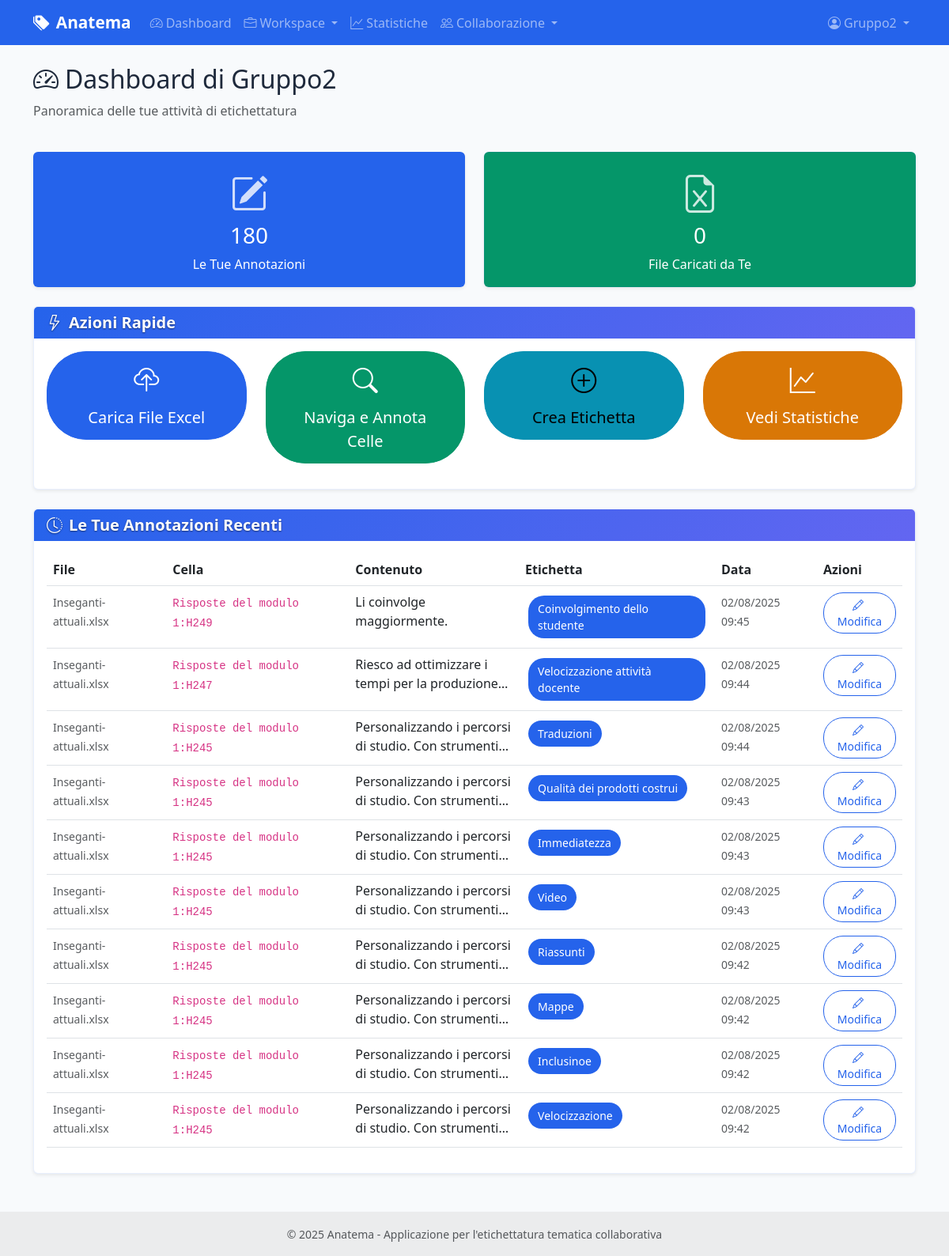
Screenshot of /dashboard (signed in) with the database file from the repository.
### models.py (models this page shows, shortened)
class User(UserMixin, db.Model):
    id = db.Column(db.Integer, primary_key=True)
    username = db.Column(db.String(80), unique=True, nullable=False)
    email = db.Column(db.String(120), unique=True, nullable=False)
    password_hash = db.Column(db.String(255), nullable=False)
    role = db.Column(db.String(20), default='annotatore')  # 'amministratore' o 'annotatore'
    is_active = db.Column(db.Boolean, default=True)
    last_login = db.Column(db.DateTime)
    created_at = db.Column(db.DateTime, default=datetime.utcnow)
    updated_at = db.Column(db.DateTime, default=datetime.utcnow, onupdate=datetime.utcnow)
    annotations = db.relationship('CellAnnotation', foreign_keys='CellAnnotation.user_id', backref='user', lazy=True)
    def can_manage_users(self):
        return self.role == 'amministratore'

class CellAnnotation(db.Model):
    id = db.Column(db.Integer, primary_key=True)
    text_cell_id = db.Column(db.Integer, db.ForeignKey('text_cell.id'), nullable=False)
    label_id = db.Column(db.Integer, db.ForeignKey('label.id'), nullable=False)
    user_id = db.Column(db.Integer, db.ForeignKey('user.id'), nullable=False)
    created_at = db.Column(db.DateTime, default=datetime.utcnow)
    updated_at = db.Column(db.DateTime, default=datetime.utcnow, onupdate=datetime.utcnow)
    is_ai_generated = db.Column(db.Boolean, default=False)
    ai_confidence = db.Column(db.Float)  # Confidence score 0-1
    ai_model = db.Column(db.String(100))  # Modello AI utilizzato
    ai_provider = db.Column(db.String(20))  # Provider AI (ollama/openrouter)
    status = db.Column(db.String(20), default='active')  # active, pending_review, rejected
    reviewed_by = db.Column(db.Integer, db.ForeignKey('user.id'))  # Chi ha approvato/rifiutato
    reviewed_at = db.Column(db.DateTime)
    text_cell = db.relationship('TextCell', backref='annotations')
    reviewer = db.relationship('User', foreign_keys=[reviewed_by])

class ExcelFile(db.Model):
    id = db.Column(db.Integer, primary_key=True)
    filename = db.Column(db.String(255), nullable=False)
    original_filename = db.Column(db.String(255), nullable=False)
    file_path = db.Column(db.String(500), nullable=False)
    uploaded_by = db.Column(db.Integer, db.ForeignKey('user.id'), nullable=False)
    uploaded_at = db.Column(db.DateTime, default=datetime.utcnow)
    project_id = db.Column(db.Integer, db.ForeignKey('projects.id'), nullable=True)
    uploader = db.relationship('User', backref='uploaded_files')
    text_cells = db.relationship('TextCell', backref='excel_file', lazy=True, cascade='all, delete-orphan')

class TextCell(db.Model):
    id = db.Column(db.Integer, primary_key=True)
    excel_file_id = db.Column(db.Integer, db.ForeignKey('excel_file.id'), nullable=False)
    sheet_name = db.Column(db.String(100), nullable=False)
    row_index = db.Column(db.Integer, nullable=False)
    column_index = db.Column(db.Integer, nullable=False)
    column_name = db.Column(db.String(100))
    text_content = db.Column(db.Text, nullable=False)
    question_type = db.Column(db.String(20))  # 'aperta', 'chiusa_binaria', 'chiusa_multipla', 'likert', 'anagrafica', 'numerica'
    created_at = db.Column(db.DateTime, default=datetime.utcnow)
    @property
    def cell_reference(self):
        from openpyxl.utils import get_column_letter
        return f"{get_column_letter(self.column_index + 1)}{self.row_index + 1}"

class Label(db.Model):
    id = db.Column(db.Integer, primary_key=True)
    name = db.Column(db.String(100), nullable=False, unique=True)
    description = db.Column(db.Text)
    category_id = db.Column(db.Integer, db.ForeignKey('category.id'), nullable=True)
    category = db.Column(db.String(50))  # Manteniamo per compatibilità, sarà deprecato
    color = db.Column(db.String(7), default='#007bff')  # Colore HEX
    is_active = db.Column(db.Boolean, default=True)  # Soft delete
    created_at = db.Column(db.DateTime, default=datetime.utcnow)
    updated_at = db.Column(db.DateTime, default=datetime.utcnow, onupdate=datetime.utcnow)
    annotations = db.relationship('CellAnnotation', backref='label', lazy=True, cascade='all, delete-orphan')
    category_obj = db.relationship('Category', foreign_keys=[category_id], back_populates='labels')

### routes/main.py (the view)
@main_bp.route('/dashboard')
@login_required
def dashboard():
    user_stats = {
        'my_annotations': CellAnnotation.query.filter_by(user_id=current_user.id).count(),
        'my_files': ExcelFile.query.filter_by(uploaded_by=current_user.id).count(),
    }
    recent_annotations = db.session.query(CellAnnotation, TextCell, Label)\
        .join(TextCell)\
        .join(Label)\
        .filter(CellAnnotation.user_id == current_user.id)\
        .order_by(CellAnnotation.created_at.desc())\
        .limit(10)\
        .all()
    return render_template('main/dashboard.html',
                         user_stats=user_stats,
                         recent_annotations=recent_annotations)

### templates/main/dashboard.html (shortened to what this page needs)
{% extends "base.html" %}
{% block content %}
<div class="row mb-4">
    <div class="col-12">
        <h2>
            <i class="bi bi-speedometer2 me-2"></i>Dashboard di {{ current_user.username }}
        </h2>
        <p class="text-muted">Panoramica delle tue attività di etichettatura</p>
    </div>
</div>
<div class="row mb-4">
    <div class="col-md-6">
        <div class="card bg-primary text-white stat-card">
            <div class="card-body text-center">
                <i class="bi bi-pencil-square stat-icon mb-3"></i>
                <h3 class="card-title">{{ user_stats.my_annotations }}</h3>
                <p class="card-text">Le Tue Annotazioni</p>
            </div>
        </div>
    </div>
    <div class="col-md-6">
        <div class="card bg-success text-white stat-card">
            <div class="card-body text-center">
                <i class="bi bi-file-earmark-excel stat-icon mb-3"></i>
                <h3 class="card-title">{{ user_stats.my_files }}</h3>
                <p class="card-text">File Caricati da Te</p>
            </div>
        </div>
    </div>
</div>
<div class="row mb-4">
    <div class="col-12">
        <div class="card">
            <div class="card-header">
                <h5 class="mb-0">
                    <i class="bi bi-lightning me-2"></i>Azioni Rapide
                </h5>
            </div>
            <div class="card-body">
                <div class="row">
                    <div class="col-md-3">
                        <a href="{{ url_for('excel.upload') }}" class="btn btn-primary btn-lg w-100 mb-3">
                            <i class="bi bi-cloud-upload d-block mb-2" style="font-size: 2rem;"></i>
                            Carica File Excel
                        </a>
                    </div>
                    <div class="col-md-3">
                        <a href="{{ url_for('annotation.browse_annotations') }}" class="btn btn-success btn-lg w-100 mb-3">
                            <i class="bi bi-search d-block mb-2" style="font-size: 2rem;"></i>
                            Naviga e Annota Celle
                        </a>
                    </div>
                    <div class="col-md-3">
                        <a href="{{ url_for('labels.create_label') }}" class="btn btn-info btn-lg w-100 mb-3">
                            <i class="bi bi-plus-circle d-block mb-2" style="font-size: 2rem;"></i>
                            Crea Etichetta
                        </a>
                    </div>
                    <div class="col-md-3">
                        <a href="{{ url_for('statistics.overview') }}" class="btn btn-warning btn-lg w-100 mb-3">
                            <i class="bi bi-graph-up d-block mb-2" style="font-size: 2rem;"></i>
                            Vedi Statistiche
                        </a>
                    </div>
                </div>
            </div>
        </div>
    </div>
</div>
<div class="row">
    <div class="col-12">
        <div class="card">
            <div class="card-header">
                <h5 class="mb-0">
                    <i class="bi bi-clock-history me-2"></i>Le Tue Annotazioni Recenti
                </h5>
            </div>
            <div class="card-body">
                {% if recent_annotations %}
                <div class="table-responsive">
                    <table class="table table-hover">
                        <thead>
                            <tr>
                                <th>File</th>
                                <th>Cella</th>
                                <th>Contenuto</th>
                                <th>Etichetta</th>
                                <th>Data</th>
                                <th>Azioni</th>
                            </tr>
                        </thead>
                        <tbody>
                            {% for annotation, cell, label in recent_annotations %}
                            <tr>
                                <td>
                                    <small class="text-muted">{{ cell.excel_file.original_filename }}</small>
                                </td>
                                <td>
                                    <code>{{ cell.sheet_name }}:{{ cell.cell_reference }}</code>
                                </td>
                                <td>
                                    <div class="text-truncate-2" style="max-width: 200px;" title="{{ cell.text_content }}">
                                        {{ cell.text_content }}
                                    </div>
                                </td>
                                <td>
                                    <span class="label-display" style="background-color: {{ label.color }};">
                                        {{ label.name }}
                                    </span>
                                </td>
                                <td>
                                    <small class="text-muted">{{ annotation.created_at.strftime('%d/%m/%Y %H:%M') }}</small>
                                </td>
                                <td>
                                    <a href="{{ url_for('annotation.annotate_cell', cell_id=cell.id) }}"
                                       class="btn btn-sm btn-outline-primary">
                                        <i class="bi bi-pencil me-1"></i>Modifica
                                    </a>
                                </td>
                            </tr>
                            {% endfor %}
                        </tbody>
                    </table>
                </div>
                {% endif %}
            </div>
        </div>
    </div>
</div>
{% endblock %}

### templates/base.html (shortened to what this page needs)
<!DOCTYPE html>
<html lang="it">
<head>
    <link href="https://cdn.jsdelivr.net/npm/bootstrap@5.3.0/dist/css/bootstrap.min.css" rel="stylesheet">
    <link href="https://cdn.jsdelivr.net/npm/bootstrap-icons@1.10.0/font/bootstrap-icons.css" rel="stylesheet">
    <link href="{{ url_for('static', filename='css/style.css') }}" rel="stylesheet">
</head>
<body>
    <nav class="navbar navbar-expand-lg navbar-dark bg-primary">
        <div class="container">
            <a class="navbar-brand" href="{{ url_for('main.index') }}">
                <i class="bi bi-tags-fill me-2"></i>Anatema
            </a>
            <div class="collapse navbar-collapse" id="navbarNav">
                <ul class="navbar-nav me-auto">
                    {% if current_user.is_authenticated %}
                    <li class="nav-item">
                        <a class="nav-link" href="{{ url_for('main.dashboard') }}">
                            <i class="bi bi-speedometer2 me-1"></i>Dashboard
                        </a>
                    </li>
                    <li class="nav-item dropdown">
                        <a class="nav-link dropdown-toggle" href="#" id="workspaceDropdown" role="button" data-bs-toggle="dropdown">
                            <i class="bi bi-briefcase me-1"></i>Workspace
                        </a>
                    </li>
                    <li class="nav-item">
                        <a class="nav-link" href="{{ url_for('statistics.overview') }}">
                            <i class="bi bi-graph-up me-1"></i>Statistiche
                        </a>
                    </li>
                    <li class="nav-item dropdown">
                        <a class="nav-link dropdown-toggle" href="#" id="collaborationDropdown" role="button" data-bs-toggle="dropdown">
                            <i class="bi bi-people me-1"></i>Collaborazione
                        </a>
                    </li>
                    {% endif %}
                </ul>
                <ul class="navbar-nav">
                    {% if current_user.is_authenticated %}
                    <li class="nav-item dropdown">
                        <a class="nav-link dropdown-toggle" href="#" id="userDropdown" role="button" data-bs-toggle="dropdown">
                            <i class="bi bi-person-circle me-1"></i>{{ current_user.username }}
                        </a>
                    </li>
                    {% endif %}
                </ul>
            </div>
        </div>
    </nav>
    <main class="container my-4">
        {% block content %}{% endblock %}
    </main>
    <footer class="bg-light text-center text-lg-start mt-5">
        <div class="text-center p-3" style="background-color: rgba(0, 0, 0, 0.05);">
            <small class="text-muted">
                © 2025 Anatema - Applicazione per l'etichettatura tematica collaborativa
            </small>
        </div>
    </footer>
</body>
</html>

### rows the page displays
User: username "Gruppo2"
CellAnnotation: excel_file.original_filename "Inseganti-attuali.xlsx", sheet_name "Risposte del modulo 1", cell_reference "H249", text_content "Li coinvolge maggiormente.", name "Coinvolgimento dello studente", created_at "02/08/2025 09:45"
CellAnnotation: excel_file.original_filename "Inseganti-attuali.xlsx", sheet_name "Risposte del modulo 1", cell_reference "H247", text_content "Riesco ad ottimizzare i tempi per la…", name "Velocizzazione attività docente", created_at "02/08/2025 09:44"
CellAnnotation: excel_file.original_filename "Inseganti-attuali.xlsx", sheet_name "Risposte del modulo 1", cell_reference "H245", text_content "Personalizzando i percorsi di studio. Con…", name "Traduzioni", created_at "02/08/2025 09:44"
CellAnnotation: excel_file.original_filename "Inseganti-attuali.xlsx", sheet_name "Risposte del modulo 1", cell_reference "H245", text_content "Personalizzando i percorsi di studio. Con…", name "Qualità dei prodotti costrui", created_at "02/08/2025 09:43"
CellAnnotation: excel_file.original_filename "Inseganti-attuali.xlsx", sheet_name "Risposte del modulo 1", cell_reference "H245", text_content "Personalizzando i percorsi di studio. Con…", name "Immediatezza", created_at "02/08/2025 09:43"
CellAnnotation: excel_file.original_filename "Inseganti-attuali.xlsx", sheet_name "Risposte del modulo 1", cell_reference "H245", text_content "Personalizzando i percorsi di studio. Con…", name "Video", created_at "02/08/2025 09:43"
CellAnnotation: excel_file.original_filename "Inseganti-attuali.xlsx", sheet_name "Risposte del modulo 1", cell_reference "H245", text_content "Personalizzando i percorsi di studio. Con…", name "Riassunti", created_at "02/08/2025 09:42"
CellAnnotation: excel_file.original_filename "Inseganti-attuali.xlsx", sheet_name "Risposte del modulo 1", cell_reference "H245", text_content "Personalizzando i percorsi di studio. Con…", name "Mappe", created_at "02/08/2025 09:42"
CellAnnotation: excel_file.original_filename "Inseganti-attuali.xlsx", sheet_name "Risposte del modulo 1", cell_reference "H245", text_content "Personalizzando i percorsi di studio. Con…", name "Inclusinoe", created_at "02/08/2025 09:42"
CellAnnotation: excel_file.original_filename "Inseganti-attuali.xlsx", sheet_name "Risposte del modulo 1", cell_reference "H245", text_content "Personalizzando i percorsi di studio. Con…", name "Velocizzazione", created_at "02/08/2025 09:42"

### other values shown
{{ user_stats.my_annotations }} "180"
{{ user_stats.my_files }} "0"
